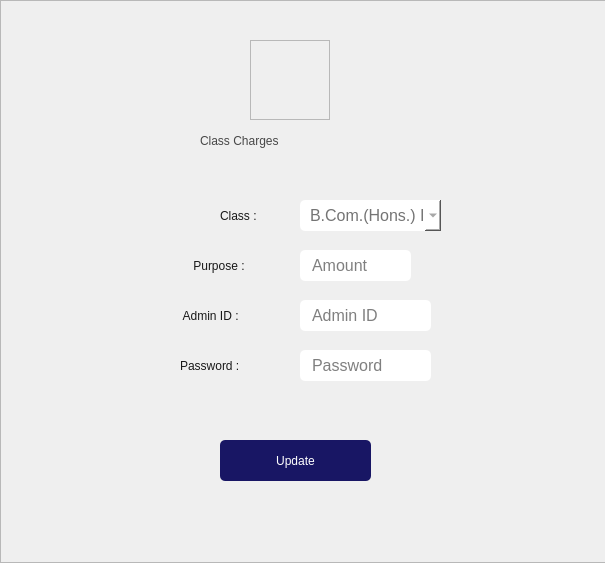
<?xml version="1.0" encoding="UTF-8"?>
<ui version="4.0">
 <class>MainWindow</class>
 <widget class="QMainWindow" name="MainWindow">
  <property name="geometry">
   <rect>
    <x>0</x>
    <y>0</y>
    <width>605</width>
    <height>563</height>
   </rect>
  </property>
  <property name="minimumSize">
   <size>
    <width>605</width>
    <height>563</height>
   </size>
  </property>
  <property name="maximumSize">
   <size>
    <width>605</width>
    <height>563</height>
   </size>
  </property>
  <property name="windowTitle">
   <string>MainWindow</string>
  </property>
  <widget class="QWidget" name="centralwidget">
   <widget class="QFrame" name="frame">
    <property name="geometry">
     <rect>
      <x>0</x>
      <y>0</y>
      <width>611</width>
      <height>563</height>
     </rect>
    </property>
    <property name="styleSheet">
     <string notr="true">background:url(:/home/classChrgs.png)</string>
    </property>
    <property name="frameShape">
     <enum>QFrame::StyledPanel</enum>
    </property>
    <property name="frameShadow">
     <enum>QFrame::Raised</enum>
    </property>
    <widget class="QLabel" name="label">
     <property name="geometry">
      <rect>
       <x>200</x>
       <y>120</y>
       <width>241</width>
       <height>41</height>
      </rect>
     </property>
     <property name="styleSheet">
      <string notr="true">QLabel{
		color:rgb(71, 71, 71);
		font: 24pt &quot;FONTSPRING DEMO - Grotesco Book &quot;;
background:transparent;
}</string>
     </property>
     <property name="text">
      <string>Class Charges</string>
     </property>
    </widget>
    <widget class="QFrame" name="frame_2">
     <property name="geometry">
      <rect>
       <x>250</x>
       <y>40</y>
       <width>80</width>
       <height>80</height>
      </rect>
     </property>
     <property name="styleSheet">
      <string notr="true">background:url(:/home/group.png)</string>
     </property>
     <property name="frameShape">
      <enum>QFrame::StyledPanel</enum>
     </property>
     <property name="frameShadow">
      <enum>QFrame::Raised</enum>
     </property>
    </widget>
    <widget class="QLineEdit" name="lineEdit_18">
     <property name="geometry">
      <rect>
       <x>300</x>
       <y>250</y>
       <width>111</width>
       <height>31</height>
      </rect>
     </property>
     <property name="font">
      <font>
       <family>Segoe UI</family>
       <pointsize>12</pointsize>
      </font>
     </property>
     <property name="autoFillBackground">
      <bool>false</bool>
     </property>
     <property name="styleSheet">
      <string notr="true">QLineEdit {
	background:WHITE;
	border-radius: 5px;
	padding-left: 10px;
}
QLineEdit:hover {
	border: 2px solid rgb(64, 71, 88);
}
QLineEdit:focus {
	border: 2px solid rgb(91, 101, 124);
}</string>
     </property>
     <property name="inputMask">
      <string comment="D"/>
     </property>
     <property name="maxLength">
      <number>32767</number>
     </property>
     <property name="cursorPosition">
      <number>0</number>
     </property>
     <property name="readOnly">
      <bool>false</bool>
     </property>
     <property name="placeholderText">
      <string>Amount</string>
     </property>
    </widget>
    <widget class="QLabel" name="label_4">
     <property name="geometry">
      <rect>
       <x>220</x>
       <y>200</y>
       <width>71</width>
       <height>31</height>
      </rect>
     </property>
     <property name="styleSheet">
      <string notr="true">QLabel{
		color:rgb(25, 25, 25);
		font: 16pt &quot;FONTSPRING DEMO - Grotesco Book&quot;;
background:transparent;
}</string>
     </property>
     <property name="text">
      <string>Class :</string>
     </property>
    </widget>
    <widget class="QLabel" name="label_5">
     <property name="geometry">
      <rect>
       <x>190</x>
       <y>250</y>
       <width>91</width>
       <height>31</height>
      </rect>
     </property>
     <property name="styleSheet">
      <string notr="true">QLabel{
		color:rgb(25, 25, 25);
		font: 16pt &quot;FONTSPRING DEMO - Grotesco Book&quot;;
background:transparent;
}</string>
     </property>
     <property name="text">
      <string> Purpose :</string>
     </property>
    </widget>
    <widget class="QComboBox" name="comboBox">
     <property name="enabled">
      <bool>true</bool>
     </property>
     <property name="geometry">
      <rect>
       <x>300</x>
       <y>200</y>
       <width>141</width>
       <height>31</height>
      </rect>
     </property>
     <property name="font">
      <font>
       <family>Segoe UI</family>
       <pointsize>12</pointsize>
      </font>
     </property>
     <property name="styleSheet">
      <string notr="true">QComboBox{
color:rgb(116, 116, 116);
	background:WHITE;
	border-radius: 5px;
	padding-left: 10px;
}
QComboBox:hover {
	border: 2px solid rgb(64, 71, 88);
}
QComboBox:focus {
	border: 2px solid rgb(91, 101, 124);
}</string>
     </property>
     <item>
      <property name="text">
       <string>B.Com.(Hons.) I</string>
      </property>
     </item>
     <item>
      <property name="text">
       <string>B.Com.(Hons.)II</string>
      </property>
     </item>
     <item>
      <property name="text">
       <string>B.Com.(Hons.) III</string>
      </property>
     </item>
     <item>
      <property name="text">
       <string>BSc.(Hons.) I</string>
      </property>
     </item>
     <item>
      <property name="text">
       <string>BSc.(Hons.) II</string>
      </property>
     </item>
     <item>
      <property name="text">
       <string>BSc.(Hons.) Maths</string>
      </property>
     </item>
     <item>
      <property name="text">
       <string>BSc.(Hons.) Physics</string>
      </property>
     </item>
     <item>
      <property name="text">
       <string>BSc.(Hons.) Chem.</string>
      </property>
     </item>
     <item>
      <property name="text">
       <string>BSc.(Hons.) Bio.</string>
      </property>
     </item>
    </widget>
    <widget class="QLabel" name="label_6">
     <property name="geometry">
      <rect>
       <x>180</x>
       <y>350</y>
       <width>111</width>
       <height>31</height>
      </rect>
     </property>
     <property name="styleSheet">
      <string notr="true">QLabel{
		color:rgb(25, 25, 25);
		font: 16pt &quot;FONTSPRING DEMO - Grotesco Book&quot;;
background:transparent;
}</string>
     </property>
     <property name="text">
      <string>Password :</string>
     </property>
    </widget>
    <widget class="QLineEdit" name="lineEdit_16">
     <property name="geometry">
      <rect>
       <x>300</x>
       <y>350</y>
       <width>131</width>
       <height>31</height>
      </rect>
     </property>
     <property name="font">
      <font>
       <family>Segoe UI</family>
       <pointsize>12</pointsize>
      </font>
     </property>
     <property name="autoFillBackground">
      <bool>false</bool>
     </property>
     <property name="styleSheet">
      <string notr="true">QLineEdit {
	background:WHITE;
	border-radius: 5px;
	padding-left: 10px;
}
QLineEdit:hover {
	border: 2px solid rgb(64, 71, 88);
}
QLineEdit:focus {
	border: 2px solid rgb(91, 101, 124);
}</string>
     </property>
     <property name="inputMask">
      <string comment="D"/>
     </property>
     <property name="maxLength">
      <number>32767</number>
     </property>
     <property name="echoMode">
      <enum>QLineEdit::Password</enum>
     </property>
     <property name="cursorPosition">
      <number>0</number>
     </property>
     <property name="readOnly">
      <bool>false</bool>
     </property>
     <property name="placeholderText">
      <string>Password</string>
     </property>
    </widget>
    <widget class="QLabel" name="label_3">
     <property name="geometry">
      <rect>
       <x>180</x>
       <y>300</y>
       <width>111</width>
       <height>31</height>
      </rect>
     </property>
     <property name="styleSheet">
      <string notr="true">QLabel{
		color:rgb(25, 25, 25);
		font: 16pt &quot;FONTSPRING DEMO - Grotesco Book&quot;;
background:transparent;
}</string>
     </property>
     <property name="text">
      <string> Admin ID :</string>
     </property>
    </widget>
    <widget class="QLineEdit" name="lineEdit_15">
     <property name="geometry">
      <rect>
       <x>300</x>
       <y>300</y>
       <width>131</width>
       <height>31</height>
      </rect>
     </property>
     <property name="font">
      <font>
       <family>Segoe UI</family>
       <pointsize>12</pointsize>
      </font>
     </property>
     <property name="autoFillBackground">
      <bool>false</bool>
     </property>
     <property name="styleSheet">
      <string notr="true">QLineEdit {
	background:WHITE;
	border-radius: 5px;
	padding-left: 10px;
}
QLineEdit:hover {
	border: 2px solid rgb(64, 71, 88);
}
QLineEdit:focus {
	border: 2px solid rgb(91, 101, 124);
}</string>
     </property>
     <property name="inputMask">
      <string comment="D"/>
     </property>
     <property name="maxLength">
      <number>32767</number>
     </property>
     <property name="cursorPosition">
      <number>0</number>
     </property>
     <property name="readOnly">
      <bool>false</bool>
     </property>
     <property name="placeholderText">
      <string>Admin ID</string>
     </property>
    </widget>
    <widget class="QPushButton" name="pushButton_5">
     <property name="geometry">
      <rect>
       <x>220</x>
       <y>440</y>
       <width>151</width>
       <height>41</height>
      </rect>
     </property>
     <property name="cursor">
      <cursorShape>PointingHandCursor</cursorShape>
     </property>
     <property name="styleSheet">
      <string notr="true">QPushButton{
	color:White;
    font: 500 12pt &quot;Segoe UI &quot;;
	background:rgb(24, 22, 100);
	border-radius:5px
}

QPushButton:hover
{
color:rgb(0, 0, 0);
    
	font: 500 12pt &quot;Segoe UI &quot;;
border-radius:5px;
background:white;
}
QPushButton:pressed {	
	background-color: rgb(85, 170, 255);
}</string>
     </property>
     <property name="text">
      <string>Update</string>
     </property>
     <property name="autoDefault">
      <bool>false</bool>
     </property>
     <property name="default">
      <bool>false</bool>
     </property>
    </widget>
   </widget>
  </widget>
 </widget>
 <resources>
  <include location="resources/homeicon.qrc"/>
 </resources>
 <connections/>
</ui>
